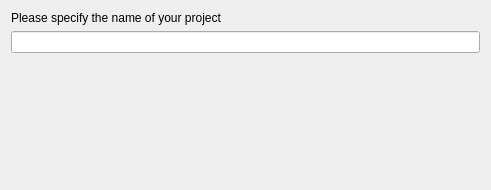
<?xml version="1.0" encoding="UTF-8"?>
<ui version="4.0">
 <class>ProjectNameWidget</class>
 <widget class="QWidget" name="ProjectNameWidget">
  <property name="geometry">
   <rect>
    <x>0</x>
    <y>0</y>
    <width>491</width>
    <height>190</height>
   </rect>
  </property>
  <property name="sizePolicy">
   <sizepolicy hsizetype="Expanding" vsizetype="Expanding">
    <horstretch>0</horstretch>
    <verstretch>0</verstretch>
   </sizepolicy>
  </property>
  <property name="minimumSize">
   <size>
    <width>491</width>
    <height>190</height>
   </size>
  </property>
  <property name="windowTitle">
   <string>Project name</string>
  </property>
  <layout class="QVBoxLayout" name="verticalLayout">
   <item>
    <widget class="QLabel" name="labelProject">
     <property name="text">
      <string>Please specify the name of your project</string>
     </property>
    </widget>
   </item>
     <item>
      <widget class="QLineEdit" name="projectName">
      </widget>
     </item>
   <item>
    <spacer name="verticalSpacer">
     <property name="orientation">
      <enum>Qt::Vertical</enum>
     </property>
     <property name="sizeHint" stdset="0">
      <size>
       <width>20</width>
       <height>122</height>
      </size>
     </property>
    </spacer>
   </item>
  </layout>
 </widget>
 <resources/>
 <connections/>
</ui>
